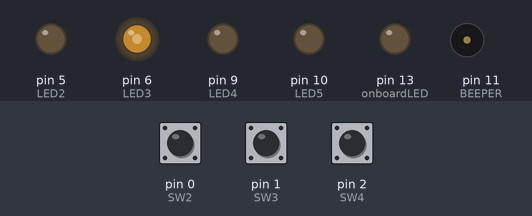
Bench run of a sketch on a simulated Arduino Uno, built with avr-gcc and run on an emulated ATmega328P. On the bench: output pins drawn as LEDs (lit = HIGH), buzzer (waves = sounding). Inputs (shaded band) come from the test bench; at power-on: pin 1 (SW3) HIGH, pin 0 (SW2) HIGH, pin 2 (SW4) HIGH.

Above: at 1.2 s.
1.3 s: pin 1 (SW3) pulled LOW for 1 s
At 3.1 s:
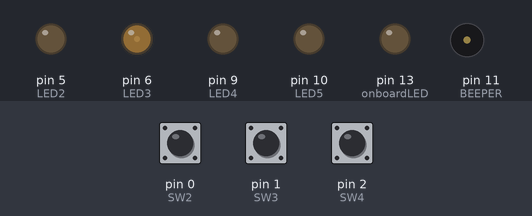
3.8 s: pin 0 (SW2) pulled LOW for 0.15 s
At 5.4 s:
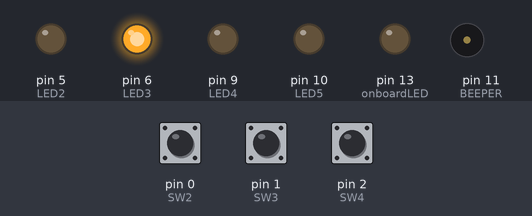
5.7 s: pin 1 (SW3) pulled LOW for 3.2 s
At 6.45 s:
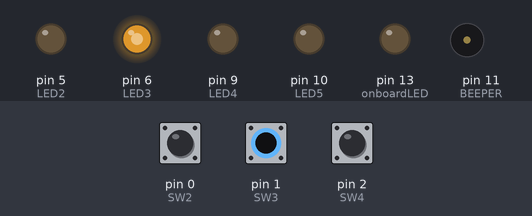
10.4 s: pin 2 (SW4) pulled LOW for 0.15 s
At 11.1 s:
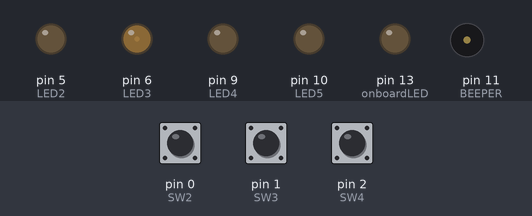
12.0 s: pin 0 (SW2) pulled LOW for 1 s
At 12.8 s:
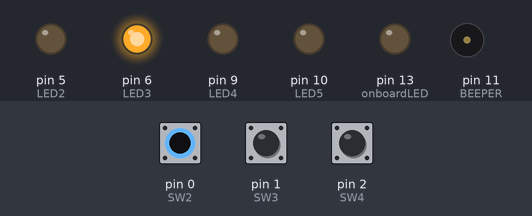
Timing chart, 0 to 15.0 s (numbered marks = the images above; inputs shaded):
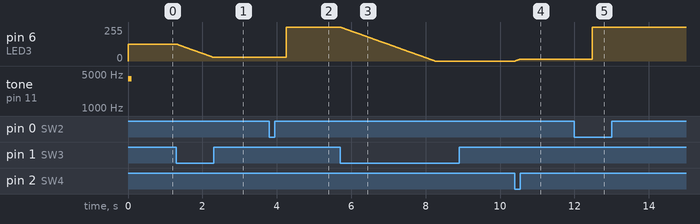

Measured:
- after the input at 1.3 s, pin 6 (LED3): moves from 127/255 to 27/255 over 0.99 s, starting at once
- after the input at 3.8 s, pin 6 (LED3): 27/255 → 255/255 after 0.46 s
- after the input at 5.7 s, pin 6 (LED3): moves from 255/255 to 0/255 over 2.5 s, starting at once
- after the input at 10.4 s, pin 6 (LED3): moves from 0/255 to 15/255 over 0.14 s, starting at once
- after the input at 12.0 s, pin 6 (LED3): 15/255 → 255/255 after 0.48 s

The sketch:

ARPS-Intro-4.ino
```cpp
/*
 Project: Intro-4-Functions             Activity: mirobo.tech/arps-intro-4
 Date:    January 12, 2024

 This introductory programming activity for the mirobo.tech ARPS circuit
 demonstrates the use of functions and the ability to pass variables between
 the program's main code and the function code.

 Additional program analysis and programming activities examine the location of
 function code within the program, reinforce the concepts of local and global
 variables, and explore some benefits of functions.
*/

// Define I/O pins used for human interface devices
const int SW2 = 0;      // ARPS pushbuttons SW2 and SW3 are supported on
const int SW3 = 1;      // Arduino UNO R4 Minima and Arduino UNO R4 WiFi
const int SW4 = 2;      // ARPS pushbuttons SW4 and SW5 work on all
const int SW5 = 3;      // Arduino UNO R3 and Arduino UNO R4 circuit boards

const int LED2 = 5;     // ARPS top-side LEDs
const int LED3 = 6;
const int LED4 = 9;
const int LED5 = 10;

const int BEEPER = 11;  // ARPS Piezo beeper LS1
const int onboardLED = 13;  // Arduino on-board LED

// Define program constants
const int NOBUTTON = 0;
const int UP = 1;
const int DOWN = 2;
const int MAX = 3;

// Define program variables
int SW2state;
int SW3state;
int SW4state;
int SW5state;

int LED3level = 127;
int button;

void setup() {
  pinMode(onboardLED,OUTPUT);
  pinMode(SW2,INPUT_PULLUP);
  pinMode(SW3,INPUT_PULLUP);
  pinMode(SW4,INPUT_PULLUP);
  pinMode(SW5,INPUT_PULLUP);
  pinMode(LED2,OUTPUT);
  pinMode(LED3,OUTPUT);
  pinMode(LED4,OUTPUT);
  pinMode(LED5,OUTPUT);
  pinMode(BEEPER,OUTPUT);
  tone(BEEPER,4000,100);  // Say hello!
}

int readButton(void) {
  SW2state = digitalRead(SW2);
  SW3state = digitalRead(SW3);
  SW4state = digitalRead(SW4);

  if(SW3state == LOW) {     // Change to SW5 for Arduino UNO R3
    return(DOWN);
  }
  else if (SW4state == LOW) {
    return(UP);
  }
  else if (SW2state == LOW) {
    return(MAX);
  }
  else {
    return(NOBUTTON);
  }
}

void setLED3Level(int btn) {
  if(btn == UP && LED3level < 255) {
    LED3level += 1;
  }

  if(btn == DOWN && LED3level > 0) {
    LED3level -= 1;
  }

  if(btn == MAX) {
    for(LED3level; LED3level != 255; LED3level ++) {
      analogWrite(LED3,LED3level);
      delay(2);
    }
  }
  analogWrite(LED3,LED3level);
}

void loop() {
  // Read buttons
  button = readButton();

  // Set LED output level
  setLED3Level(button);

  // Add a short user delay
  delay(10);
}

// Move the function code to this location in Program Analysis Activities 6.


/* Learn More -- Program Analysis Activities
 *
 * 1.   Let's learn about functions, and how to use them in your programs.
 *      Every function begins with a function declaration - it's the first
 *      line of the function and includes the function's return type, the
 *      function name, and any optional parameters that may be required by
 *      the function. The 'void setup()' and 'void loop()' statements that
 *      have been a part of every introductory programming activity so far
 *      are actually functions declarations, and the program code inside of
 *      their braces is a part of their respective functions.
 *
 *      This program contains two new functions. The first one begins with
 *      the function declaration 'int readButton(void)'. The 'int' refers to
 *      the type of numeric data that will be returned by this readButton()
 *      function to the statement that calls it, which allows data to be
 *      passed from the function to the calling code. The 'void' parameter
 *      following the function's name means that this function does not
 *      accept any parameters and could have been left as empty brackets,
 *      exactly as in the setup() and loop() functions.
 *
 *      The second function's declaration is 'void setLED3Level(int btn)'.
 *      Like both the setup() and loop() functions, this function has a
 *      'void' return type, meaning that it does not return any data to the
 *      statement that called the function. This function does accept data
 *      from its calling statement though. What kind of data do you think
 *      the 'int btn' parameter defines, and what do you think this data is
 *      used for inside the function?
 *
 * 2.   Based on your experience in the previous Intro-3-Loops activity, do
 *      you think the 'btn' variable is global, or local to the function? Why?
 *
 * 3.   How does the 'btn' variable get assigned a value in the program? Where
 *      does this value come from?
 *
 * 4.   Is the 'button' variable a global or local variable? How do you know?
 *
 * 5.   How does the 'button' variable get assigned a value, and in what part
 *      of the program does this take place?
 *
 * 6.   The new functions were added inbetween the existing setup() and loop()
 *      functions and didn't seem to affect how the program runs because
 *      setup() and loop() are always the first and second functions to run,
 *      respectively. Can the new functions be moved to a different location
 *      in the program? Let's find out. Move the functions to the location
 *      shown by the comment underneath the loop() function in the prgoram.
 *      Build and upload the program. Does it still work the same way?
 *
 * 7.   Let's explore some of the advantages of using functions. Examine the
 *      loop() function in this program and imagine what it would look like
 *      if it contained the program code that has been relocated to the new,
 *      separate functions. While it does take extra effort to craft new
 *      functions for a program, can you explain any potential benefits of
 *      creating and using the two functions for this program, especially
 *      for a programmer seeing this program code for the first time?
 *
 * 8.   Multiple parameters can be passed to a function. Add the beepBoop()
 *      function, below, to your program:

void beepBoop(int hiFrq, int lowFrq, int dur) {
  tone(BEEPER,hiFrq);
  delay(dur);
  tone(BEEPER,lowFrq);
  delay(dur);
  noTone(BEEPER);
}

 *      Comment-out the program code that calls both the readButton() and
 *      setLED3Level() functions, and add the code to call beepBoop() if SW5
 *      is pressed, listed below:

  SW5state = digitalRead(SW5);
  if(SW5state == LOW) {
    beepBoop(1050,880,200);
  }

 *      Build and upload the program to your circuit to try it out.
 *
 * 9.   We can use the new beepBoop() function to help demonstrate another
 *      advantage of functions, namely the concept of code re-use. The
 *      existing beepBoop() function can easily be used by another part of the
 *      program. To demonstrate this, add a second button input that calls the
 *      beepBoop() function using different paramters than those used by SW5.
 *
 * Programming Activities
 *
 * 1.   Create a function that uses your circuit board's LEDs as a simple
 *      level gauge to display the value of a variable. Think about the range
 *      of values you would want to display, perhaps 0-100, or 0-255, for
 *      exaple. Think about how the data will be displayed. Would the LED
 *      representing the highest value only be lit for that value (e.g. if
 *      displaying a range from 0-100, would the top LED only light for 100?),
 *      or would it stay lit until a slightly lower value is reached?
 *
 *      Test your function by using two pushbuttons to increase or decrease
 *      the value of the variable, the same way the setLED3Level() function
 *      does. If you think it's worthwhile, make your pushbutton code into its
 *      own function.
 *
 * 2.   Create a function to display the binary numbers from 0-15 on the LEDs.
 *      Use the pushbuttons or a slowly changing loop to test your function.
 *
 * 3.   A function that converts an 8-bit value (0-255) into its equivalent
 *      3-digit decimal numbers might be useful for helping to debug programs
 *      or to output data to seven-segment LEDs and LCDs. Create a function that
 *      converts a number passed to it into three individual hundreds, tens, and
 *      ones digits, and stores the values in three global variables. For example,
 *      passing the function the value of 142 will result in the hundreds digit
 *      variable containing the value 1, the tens digit variable containing 4,
 *      and the ones variable 2. Test this function using the binary display
 *      function created in step 2, above.
 *
 * 4.   Create a sound effect function that sweeps between two frequencies passed
 *      to it by the calling code.
 */
```
